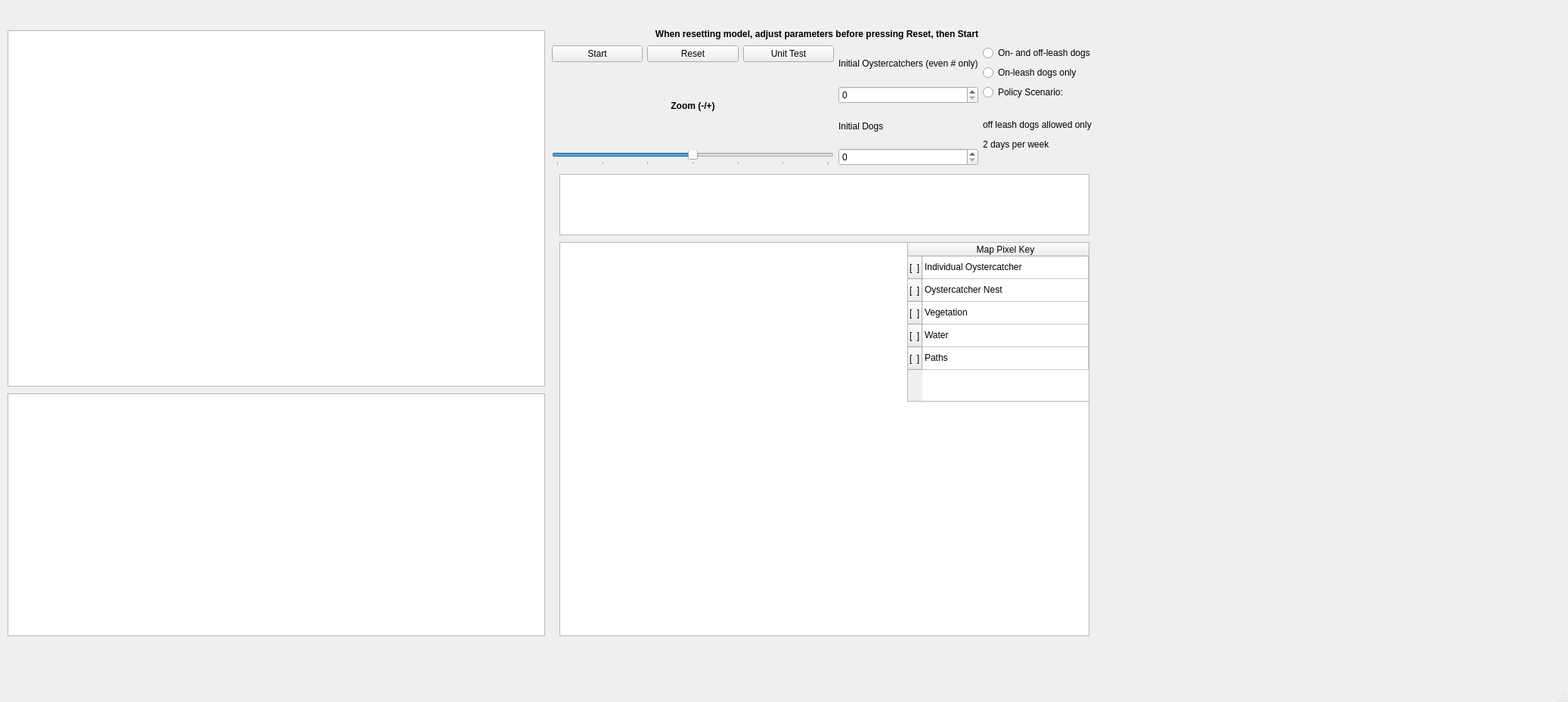
<?xml version="1.0" encoding="UTF-8"?>
<ui version="4.0">
 <class>MainWindow</class>
 <widget class="QMainWindow" name="MainWindow">
  <property name="geometry">
   <rect>
    <x>0</x>
    <y>0</y>
    <width>2074</width>
    <height>928</height>
   </rect>
  </property>
  <property name="windowTitle">
   <string>MainWindow</string>
  </property>
  <widget class="QWidget" name="centralwidget">
   <widget class="QGraphicsView" name="spatialView">
    <property name="geometry">
     <rect>
      <x>10</x>
      <y>40</y>
      <width>711</width>
      <height>471</height>
     </rect>
    </property>
   </widget>
   <widget class="QTextEdit" name="infoBox">
    <property name="geometry">
     <rect>
      <x>740</x>
      <y>230</y>
      <width>701</width>
      <height>81</height>
     </rect>
    </property>
   </widget>
   <widget class="QTextEdit" name="oystercatcherStatus">
    <property name="geometry">
     <rect>
      <x>740</x>
      <y>320</y>
      <width>701</width>
      <height>521</height>
     </rect>
    </property>
   </widget>
   <widget class="QChartView" name="graphView">
    <property name="geometry">
     <rect>
      <x>10</x>
      <y>520</y>
      <width>711</width>
      <height>321</height>
     </rect>
    </property>
   </widget>
   <widget class="QWidget" name="">
    <property name="geometry">
     <rect>
      <x>730</x>
      <y>60</y>
      <width>718</width>
      <height>159</height>
     </rect>
    </property>
    <layout class="QHBoxLayout" name="horizontalLayout_2">
     <item>
      <layout class="QVBoxLayout" name="verticalLayout_4">
       <item>
        <layout class="QHBoxLayout" name="horizontalLayout">
         <item>
          <widget class="QPushButton" name="startButton">
           <property name="text">
            <string>Start</string>
           </property>
          </widget>
         </item>
         <item>
          <widget class="QPushButton" name="resetButton">
           <property name="text">
            <string>Reset</string>
           </property>
          </widget>
         </item>
         <item>
          <widget class="QPushButton" name="unitTestButton">
           <property name="text">
            <string>Unit Test</string>
           </property>
          </widget>
         </item>
        </layout>
       </item>
       <item>
        <layout class="QVBoxLayout" name="verticalLayout_3">
         <item>
          <widget class="QLabel" name="label">
           <property name="font">
            <font>
             <bold>true</bold>
            </font>
           </property>
           <property name="text">
            <string>&lt;html&gt;&lt;head/&gt;&lt;body&gt;&lt;p align=&quot;center&quot;&gt;Zoom (-/+)&lt;/p&gt;&lt;/body&gt;&lt;/html&gt;</string>
           </property>
          </widget>
         </item>
         <item>
          <widget class="QSlider" name="horizontalSlider">
           <property name="minimum">
            <number>-3</number>
           </property>
           <property name="maximum">
            <number>3</number>
           </property>
           <property name="orientation">
            <enum>Qt::Orientation::Horizontal</enum>
           </property>
           <property name="tickPosition">
            <enum>QSlider::TickPosition::TicksBelow</enum>
           </property>
           <property name="tickInterval">
            <number>1</number>
           </property>
          </widget>
         </item>
        </layout>
       </item>
      </layout>
     </item>
     <item>
      <layout class="QVBoxLayout" name="verticalLayout_6">
       <item>
        <widget class="QLabel" name="label_4">
         <property name="text">
          <string>Initial Oystercatchers (even # only)</string>
         </property>
        </widget>
       </item>
       <item>
        <widget class="QSpinBox" name="numInitialOystercatchers"/>
       </item>
       <item>
        <widget class="QLabel" name="label_5">
         <property name="text">
          <string>Initial Dogs</string>
         </property>
        </widget>
       </item>
       <item>
        <widget class="QSpinBox" name="numInitialDogs"/>
       </item>
      </layout>
     </item>
     <item>
      <layout class="QVBoxLayout" name="verticalLayout_2">
       <item>
        <widget class="QRadioButton" name="onLeash_OffLeash_Scenario">
         <property name="text">
          <string>On- and off-leash dogs</string>
         </property>
        </widget>
       </item>
       <item>
        <widget class="QRadioButton" name="onLeash_Scenario">
         <property name="text">
          <string>On-leash dogs only</string>
         </property>
        </widget>
       </item>
       <item>
        <layout class="QVBoxLayout" name="verticalLayout">
         <item>
          <widget class="QRadioButton" name="policyScenario">
           <property name="text">
            <string>Policy Scenario:</string>
           </property>
          </widget>
         </item>
         <item>
          <widget class="QLabel" name="label_2">
           <property name="text">
            <string>&lt;html&gt;&lt;head/&gt;&lt;body&gt;&lt;p&gt;off leash dogs allowed only &lt;/p&gt;&lt;p&gt;2 days per week&lt;/p&gt;&lt;/body&gt;&lt;/html&gt;</string>
           </property>
          </widget>
         </item>
        </layout>
       </item>
      </layout>
     </item>
    </layout>
   </widget>
   <widget class="QLabel" name="label_3">
    <property name="geometry">
     <rect>
      <x>730</x>
      <y>30</y>
      <width>701</width>
      <height>31</height>
     </rect>
    </property>
    <property name="font">
     <font>
      <bold>true</bold>
     </font>
    </property>
    <property name="text">
     <string>&lt;html&gt;&lt;head/&gt;&lt;body&gt;&lt;p align=&quot;center&quot;&gt;When resetting model, adjust parameters before pressing Reset, then Start&lt;/p&gt;&lt;/body&gt;&lt;/html&gt;</string>
    </property>
   </widget>
   <widget class="QTableWidget" name="tableWidget">
    <property name="geometry">
     <rect>
      <x>1200</x>
      <y>320</y>
      <width>241</width>
      <height>211</height>
     </rect>
    </property>
    <property name="sizePolicy">
     <sizepolicy hsizetype="Expanding" vsizetype="Expanding">
      <horstretch>0</horstretch>
      <verstretch>0</verstretch>
     </sizepolicy>
    </property>
    <property name="minimumSize">
     <size>
      <width>0</width>
      <height>0</height>
     </size>
    </property>
    <property name="font">
     <font>
      <kerning>true</kerning>
     </font>
    </property>
    <property name="contextMenuPolicy">
     <enum>Qt::ContextMenuPolicy::DefaultContextMenu</enum>
    </property>
    <property name="frameShadow">
     <enum>QFrame::Shadow::Plain</enum>
    </property>
    <property name="wordWrap">
     <bool>false</bool>
    </property>
    <property name="cornerButtonEnabled">
     <bool>true</bool>
    </property>
    <attribute name="horizontalHeaderCascadingSectionResizes">
     <bool>false</bool>
    </attribute>
    <attribute name="horizontalHeaderDefaultSectionSize">
     <number>132</number>
    </attribute>
    <attribute name="horizontalHeaderHighlightSections">
     <bool>false</bool>
    </attribute>
    <attribute name="horizontalHeaderStretchLastSection">
     <bool>true</bool>
    </attribute>
    <attribute name="verticalHeaderCascadingSectionResizes">
     <bool>false</bool>
    </attribute>
    <attribute name="verticalHeaderHighlightSections">
     <bool>false</bool>
    </attribute>
    <attribute name="verticalHeaderStretchLastSection">
     <bool>false</bool>
    </attribute>
    <row>
     <property name="text">
      <string>[  ]</string>
     </property>
     <property name="background">
      <color>
       <red>255</red>
       <green>0</green>
       <blue>255</blue>
      </color>
     </property>
     <property name="foreground">
      <brush brushstyle="NoBrush">
       <color alpha="0">
        <red>255</red>
        <green>0</green>
        <blue>255</blue>
       </color>
      </brush>
     </property>
    </row>
    <row>
     <property name="text">
      <string>[  ]</string>
     </property>
     <property name="background">
      <color>
       <red>255</red>
       <green>255</green>
       <blue>0</blue>
      </color>
     </property>
    </row>
    <row>
     <property name="text">
      <string>[  ]</string>
     </property>
     <property name="background">
      <color>
       <red>20</red>
       <green>106</green>
       <blue>87</blue>
      </color>
     </property>
    </row>
    <row>
     <property name="text">
      <string>[  ]</string>
     </property>
     <property name="background">
      <color>
       <red>22</red>
       <green>37</green>
       <blue>255</blue>
      </color>
     </property>
    </row>
    <row>
     <property name="text">
      <string>[  ]</string>
     </property>
     <property name="background">
      <color>
       <red>213</red>
       <green>206</green>
       <blue>123</blue>
      </color>
     </property>
    </row>
    <column>
     <property name="text">
      <string>Map Pixel Key</string>
     </property>
     <property name="icon">
      <iconset theme="QIcon::ThemeIcon::ListAdd"/>
     </property>
    </column>
    <item row="0" column="0">
     <property name="text">
      <string>Individual Oystercatcher</string>
     </property>
    </item>
    <item row="1" column="0">
     <property name="text">
      <string>Oystercatcher Nest</string>
     </property>
    </item>
    <item row="2" column="0">
     <property name="text">
      <string>Vegetation</string>
     </property>
    </item>
    <item row="3" column="0">
     <property name="text">
      <string>Water</string>
     </property>
    </item>
    <item row="4" column="0">
     <property name="text">
      <string>Paths</string>
     </property>
    </item>
   </widget>
  </widget>
  <widget class="QMenuBar" name="menubar">
   <property name="geometry">
    <rect>
     <x>0</x>
     <y>0</y>
     <width>2074</width>
     <height>26</height>
    </rect>
   </property>
  </widget>
  <widget class="QStatusBar" name="statusbar">
   <property name="enabled">
    <bool>true</bool>
   </property>
  </widget>
 </widget>
 <customwidgets>
  <customwidget>
   <class>QChartView</class>
   <extends>QGraphicsView</extends>
   <header location="global">qchartview.h</header>
  </customwidget>
 </customwidgets>
 <resources/>
 <connections/>
</ui>
